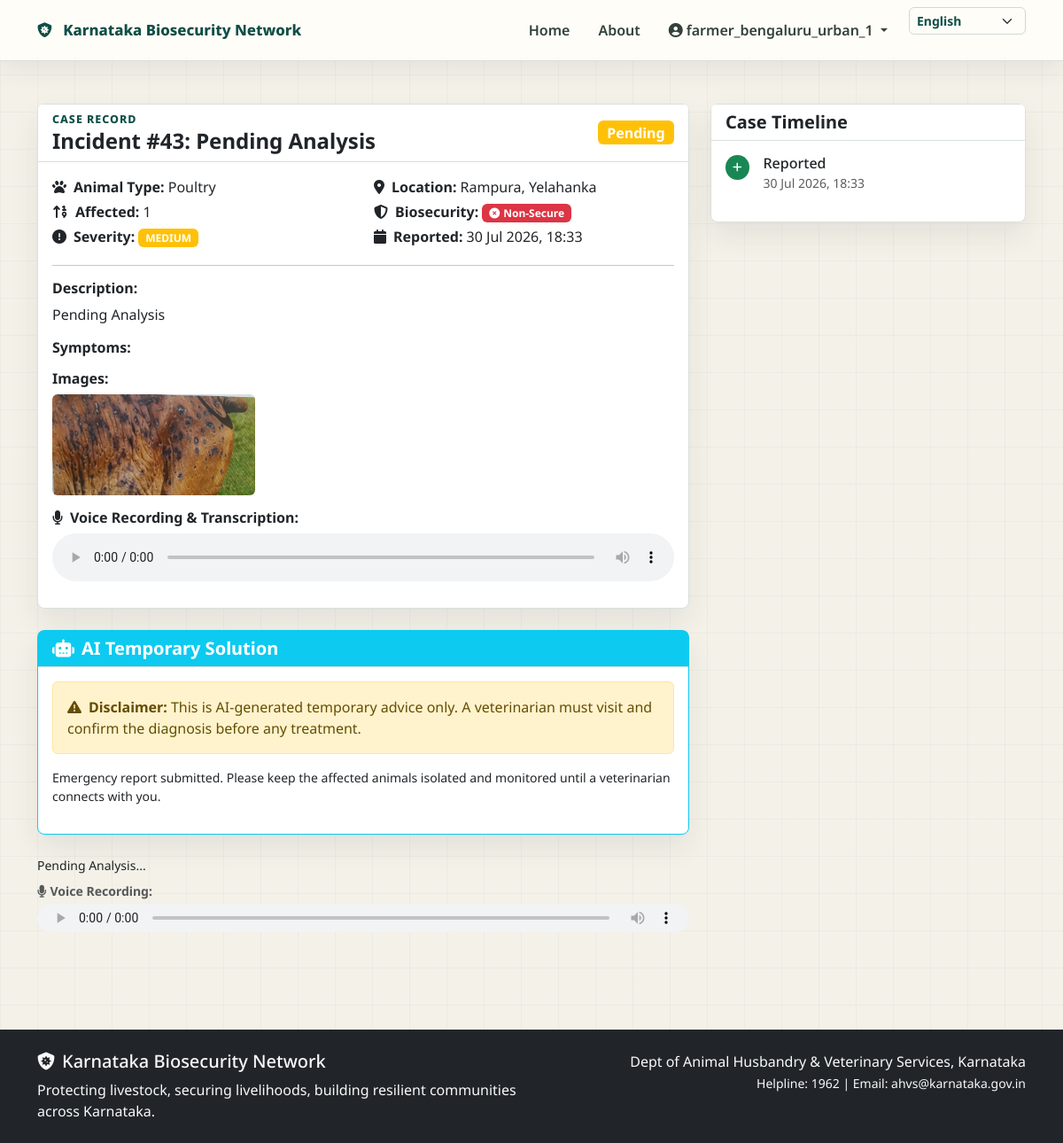
/incident/43 (signed in), run on the app's committed database.
### backend/models.py (models this page shows, shortened)
class User(UserMixin, db.Model):
    __tablename__ = 'users'
    id = db.Column(db.Integer, primary_key=True)
    username = db.Column(db.String(80), unique=True, nullable=False)
    email = db.Column(db.String(120), unique=True, nullable=False)
    password_hash = db.Column(db.String(256), nullable=False)
    role = db.Column(db.String(20), nullable=False)  # farmer, vet, district_head, state_head
    phone = db.Column(db.String(15))
    language = db.Column(db.String(5), default='en')  # en or kn
    is_active = db.Column(db.Boolean, default=True)
    created_at = db.Column(db.DateTime, default=get_ist)
    farmer_profile = db.relationship('FarmerProfile', backref='user', uselist=False)
    vet_profile = db.relationship('VetProfile', backref='user', uselist=False)
    district_profile = db.relationship('DistrictHeadProfile', backref='user', uselist=False)
    state_profile = db.relationship('StateHeadProfile', backref='user', uselist=False)

class Incident(db.Model):
    __tablename__ = 'incidents'
    id = db.Column(db.Integer, primary_key=True)
    farmer_id = db.Column(db.Integer, db.ForeignKey('farmer_profiles.id'), nullable=False)
    vet_id = db.Column(db.Integer, db.ForeignKey('vet_profiles.id'))
    district_id = db.Column(db.Integer, db.ForeignKey('districts.id'))
    title = db.Column(db.String(200), nullable=False)
    description = db.Column(db.Text)
    symptoms = db.Column(db.Text)
    animal_type = db.Column(db.String(50))  # poultry, pig, cattle
    affected_count = db.Column(db.Integer, default=1)
    severity = db.Column(db.String(20), default='medium')  # low, medium, high, critical
    images = db.Column(db.Text)  # JSON list of image filenames
    status = db.Column(db.String(20), default='pending')  # pending, assigned, in_progress, resolved
    ai_solution = db.Column(db.Text)
    vet_notes = db.Column(db.Text)
    created_at = db.Column(db.DateTime, default=get_ist)
    resolved_at = db.Column(db.DateTime)
    village = db.Column(db.String(100))
    taluka = db.Column(db.String(100))
    voice_url = db.Column(db.String(255), nullable=True)
    voice_transcription = db.Column(db.Text, nullable=True)
    def get_images_list(self):
        if self.images:
            return json.loads(self.images)
        return []

### backend/app.py (the view)
@app.route('/incident/<int:incident_id>')
@login_required
def view_incident(incident_id):
    incident = Incident.query.get_or_404(incident_id)
    return render_template('view_incident.html', incident=incident)

### backend/app.py (called while the page is built)
@login_manager.user_loader
def load_user(user_id):
    return User.query.get(int(user_id))

@app.context_processor
def inject_globals():
    return {
        'now': get_ist(),
        'KARNATAKA_DISTRICTS': KARNATAKA_DISTRICTS
    }

### backend/models.py (called while the page is built)
def get_ist():
    return (datetime.now(timezone(timedelta(hours=5, minutes=30)))).replace(tzinfo=None)

### frontend/templates/view_incident.html (shortened to what this page needs)
{% extends "base.html" %}
{% block content %}
<div class="container py-5">
    <div class="row">
        <div class="col-lg-8">
            <div class="card mb-4">
                <div class="card-header bg-white d-flex justify-content-between align-items-center">
                    <div>
                        <div class="page-kicker">Case record</div>
                        <h4 class="fw-bold mb-0">Incident #{{ incident.id }}: {{ incident.title }}</h4>
                    </div>
                    <span class="badge bg-{{ 'warning' if incident.status == 'pending' else 'info' if incident.status == 'assigned' else 'primary' if incident.status == 'in_progress' else 'success' }} fs-6">
                        {{ incident.status.replace('_', ' ').title() }}
                    </span>
                </div>
                <div class="card-body">
                    <div class="row mb-3">
                        <div class="col-md-6">
                            <p class="mb-1"><strong><i class="fas fa-paw me-2"></i>Animal Type:</strong> {{ incident.animal_type.title() }}</p>
                            <p class="mb-1"><strong><i class="fas fa-sort-numeric-up me-2"></i>Affected:</strong> {{ incident.affected_count }}</p>
                            <p class="mb-1"><strong><i class="fas fa-exclamation-circle me-2"></i>Severity:</strong> <span class="badge bg-{{ 'success' if incident.severity == 'low' else 'warning' if incident.severity == 'medium' else 'danger' if incident.severity == 'high' else 'dark' }}">{{ incident.severity.upper() }}</span></p>
                        </div>
                        <div class="col-md-6">
                            <p class="mb-1"><strong><i class="fas fa-map-marker-alt me-2"></i>Location:</strong> {{ incident.village }}, {{ incident.taluka }}</p>
                            <p class="mb-1"><strong><i class="fas fa-shield-alt me-2"></i>Biosecurity:</strong>
                                {% if incident.farmer.is_biosecure %}
                                <span class="badge bg-success"><i class="fas fa-check-circle me-1"></i>Secure Farm</span>
                                {% else %}
                                <span class="badge bg-danger"><i class="fas fa-times-circle me-1"></i>Non-Secure</span>
                                {% endif %}
                            </p>
                            <p class="mb-1"><strong><i class="fas fa-calendar me-2"></i>Reported:</strong> {{ incident.created_at.strftime('%d %b %Y, %H:%M') }}</p>
                        </div>
                    </div>
                    <hr>
                    <h6 class="fw-bold">Description:</h6>
                    <p>{{ incident.description }}</p>
                    <h6 class="fw-bold">Symptoms:</h6>
                    {% if incident.get_images_list() %}
                    <h6 class="fw-bold">Images:</h6>
                    <div class="row g-2 mb-3">
                        {% for img in incident.get_images_list() %}
                        <div class="col-md-4">
                            <img src="{{ url_for('uploaded_file', filename=img) }}" class="img-fluid rounded" style="cursor:pointer" onclick="window.open(this.src)">
                        </div>
                        {% endfor %}
                    </div>
                    {% endif %}
        {% if incident.voice_transcription or incident.voice_url %}
        <div class="mt-3">
            <h6 class="fw-bold"><i class="fas fa-microphone me-2"></i>Voice Recording & Transcription:</h6>
            {% if incident.voice_url %}
            <audio controls class="w-100 mb-2">
                <source src="{{ url_for('uploaded_file', filename=incident.voice_url) }}" type="audio/wav">
                <source src="{{ url_for('uploaded_file', filename=incident.voice_url) }}" type="audio/mpeg">
            </audio>
            {% endif %}
        </div>
        {% endif %}
                </div>
            </div>
            {% if incident.ai_solution %}
            <div class="card border-info mb-4">
                <div class="card-header bg-info text-white">
                    <h5 class="fw-bold mb-0"><i class="fas fa-robot me-2"></i>AI Temporary Solution</h5>
                </div>
                <div class="card-body">
                    <div class="alert alert-warning">
                        <i class="fas fa-exclamation-triangle me-2"></i><strong>Disclaimer:</strong> This is AI-generated temporary advice only. A veterinarian must visit and confirm the diagnosis before any treatment.
                    </div>
                    <pre style="white-space: pre-wrap; font-family: inherit;">{{ incident.ai_solution }}</pre>
                </div>
            </div>
            {% endif %}
            <p class="mb-1 small">{{ incident.description[:60] }}...</p>
            {% if incident.voice_url %}
            <div class="mt-2 mb-2">
               <small class="text-muted fw-bold d-block mb-1">
                   <i class="fas fa-microphone me-1"></i>Voice Recording:
               </small>
               <audio controls class="w-100" style="height: 32px;">
                   <source src="{{ url_for('uploaded_file', filename=incident.voice_url) }}">
               </audio>
            </div>
            {% endif %}
        </div>
        <div class="col-lg-4">
            <div class="card mb-4">
                <div class="card-header bg-white">
                    <h5 class="fw-bold mb-0">Case Timeline</h5>
                </div>
                <div class="card-body">
                    <div class="timeline">
                        <div class="d-flex mb-3">
                            <div class="flex-shrink-0">
                                <span class="badge bg-success rounded-circle p-2"><i class="fas fa-plus"></i></span>
                            </div>
                            <div class="flex-grow-1 ms-3">
                                <h6 class="mb-0">Reported</h6>
                                <small class="text-muted">{{ incident.created_at.strftime('%d %b %Y, %H:%M') }}</small>
                            </div>
                        </div>
                    </div>
                </div>
            </div>
        </div>
    </div>
</div>
{% endblock %}

### frontend/templates/base.html (shortened to what this page needs)
<!DOCTYPE html>
<html lang="en">
<head>
    <link href="https://cdn.jsdelivr.net/npm/bootstrap@5.3.0/dist/css/bootstrap.min.css" rel="stylesheet">
    <link rel="stylesheet" href="https://unpkg.com/leaflet@1.9.4/dist/leaflet.css" />
    <link rel="stylesheet" href="https://cdnjs.cloudflare.com/ajax/libs/font-awesome/6.4.0/css/all.min.css">
</head>
<body>
    <nav class="navbar navbar-expand-lg">
        <div class="container">
            <a class="navbar-brand" href="{{ url_for('index') }}">
                <i class="fas fa-shield-virus me-2"></i>
                <span class="d-none d-md-inline">Karnataka Biosecurity Network</span>
            </a>
            <div class="collapse navbar-collapse" id="navbarNav">
                <ul class="navbar-nav ms-auto">
                    <li class="nav-item"><a class="nav-link" href="{{ url_for('index') }}">Home</a></li>
                    <li class="nav-item"><a class="nav-link" href="{{ url_for('about') }}">About</a></li>
                    {% if current_user.is_authenticated %}
                        <li class="nav-item dropdown">
                            <a class="nav-link dropdown-toggle" href="#" role="button" data-bs-toggle="dropdown">
                                <i class="fas fa-user-circle me-1"></i>{{ current_user.username }}
                            </a>
                        </li>
                    {% else %}
                        <li class="nav-item"><a class="nav-link" href="{{ url_for('login') }}">Login</a></li>
                        <li class="nav-item"><a class="nav-link btn btn-light text-dark ms-2 px-3" href="{{ url_for('signup') }}">Sign Up</a></li>
                    {% endif %}
                    <li class="nav-item ms-lg-2">
                        <select id="languageToggle" class="form-select form-select-sm language-select" aria-label="Language">
                            <option value="en">English</option>
                        </select>
                    </li>
                </ul>
            </div>
        </div>
    </nav>
    {% block content %}{% endblock %}
    <footer class="bg-dark text-light py-4 mt-5">
        <div class="container">
            <div class="row">
                <div class="col-md-6">
                    <h5><i class="fas fa-shield-virus me-2"></i>Karnataka Biosecurity Network</h5>
                    <p class="mb-0">Protecting livestock, securing livelihoods, building resilient communities across Karnataka.</p>
                </div>
                <div class="col-md-6 text-md-end">
                    <p class="mb-0">Dept of Animal Husbandry & Veterinary Services, Karnataka</p>
                    <small>Helpline: 1962 | Email: ahvs@karnataka.gov.in</small>
                </div>
            </div>
        </div>
    </footer>
</body>
</html>

### frontend/templates/base.html (style rules this page uses)
:root { --primary-color: #1f7a6b; --primary-dark: #0e4f47; --secondary-color: #2f5d8c; --danger-color: #b63d32; --warning-color: #c98618; --success-color: #2b7a50; --ink: #202523; --muted: #66736f; --line: #d9e0dc; --paper: #fffdf8; --panel: #ffffff; --bg-light: #f4f1e9; }
body { font-family: 'Noto Sans', 'Noto Sans Kannada', Arial, sans-serif; background: linear-gradient(90deg, rgba(14,79,71,0.04) 1px, transparent 1px), linear-gradient(180deg, rgba(14,79,71,0.035) 1px, transparent 1px), var(--bg-light); background-size: 42px 42px; color: var(--ink); }
.navbar { background: rgba(255, 253, 248, 0.94); border-bottom: 1px solid var(--line); box-shadow: 0 10px 28px rgba(32,37,35,0.07); backdrop-filter: blur(10px); }
.navbar-brand { color: var(--primary-dark) !important; font-weight: 800; font-size: 1.05rem; letter-spacing: 0; }
.navbar .nav-link { color: #33413d; font-weight: 600; }
.card { border: 1px solid var(--line); border-radius: 8px; box-shadow: 0 14px 32px rgba(32,37,35,0.08); background: var(--panel); }
.card-header { border-bottom: 1px solid var(--line); }
.nav-link { color: #4d5854; padding: 11px 14px; border-radius: 6px; margin: 3px 8px; }
.language-select { width: auto; min-width: 132px; border-color: var(--line); background-color: #fffdf8; color: var(--primary-dark); font-weight: 700; }
.page-kicker { color: var(--primary-dark); font-weight: 800; text-transform: uppercase; font-size: .78rem; letter-spacing: .08em; }
.form-control, .form-select { border-radius: 6px; border-color: #cfd9d4; }
footer { background: #17221f !important; }

### data on the page
User: username "farmer_bengaluru_urban_1"
Incident: id "43", title "Pending Analysis", status.replace "Pending", animal_type "Poultry", affected_count "1", severity "MEDIUM", village "Rampura", taluka "Yelahanka", created_at "30 Jul 2026, 18:33", description "Pending Analysis", ai_solution "Emergency report submitted. Please keep the affected animals isolated and monitored until a veterinarian connects with you."
